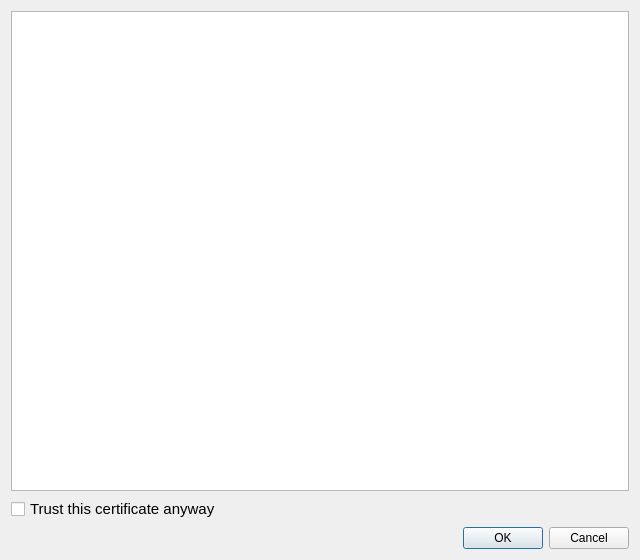
<?xml version="1.0" encoding="UTF-8"?>
<ui version="4.0">
 <class>OCC::SslErrorDialog</class>
 <widget class="QWidget" name="OCC::SslErrorDialog">
  <property name="geometry">
   <rect>
    <x>0</x>
    <y>0</y>
    <width>640</width>
    <height>560</height>
   </rect>
  </property>
  <property name="windowTitle">
   <string>Form</string>
  </property>
  <layout class="QGridLayout" name="gridLayout">
   <item row="1" column="0">
    <widget class="QCheckBox" name="_cbTrustConnect">
     <property name="font">
      <font>
       <pointsize>11</pointsize>
      </font>
     </property>
     <property name="text">
      <string>Trust this certificate anyway</string>
     </property>
    </widget>
   </item>
   <item row="2" column="0">
    <widget class="QDialogButtonBox" name="_dialogButtonBox">
     <property name="standardButtons">
      <set>QDialogButtonBox::Cancel|QDialogButtonBox::Ok</set>
     </property>
    </widget>
   </item>
   <item row="0" column="0">
    <widget class="QTextBrowser" name="_tbErrors">
     <property name="openExternalLinks">
      <bool>true</bool>
     </property>
    </widget>
   </item>
  </layout>
 </widget>
 <resources/>
 <connections/>
</ui>
